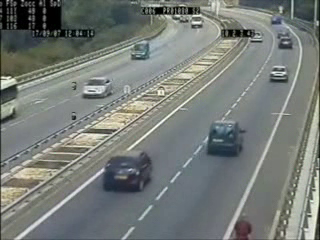
#> input picture frame 75 of Raj Vaibhav Dubey/Car Detection/video.avi, 320 x 240 px
$ python detection_car_1.py
#> lines starting #> are read from the running program, lines starting #| are printed output that depends on the picture; after the words box and inside, x2 and y2 are one past the last pixel; in counts of white or black regions, pixels touching at a corner belong together
# -*- coding: utf-8 -*-

import cv2
cascade_src = 'cars.xml'

video_src = 'video.avi'

cap = cv2.VideoCapture(video_src)
fgbg = cv2.createBackgroundSubtractorMOG2()
car_cascade = cv2.CascadeClassifier(cascade_src)


while True:
    ret, img = cap.read()
#> img is the input picture: shape (240, 320, 3); mean B, G, R 120, 123.9, 118.8
    fgbg.apply(img)
    if (type(img) == type(None)):
        break
    gray = cv2.cvtColor(img, cv2.COLOR_BGR2GRAY)

    cars = car_cascade.detectMultiScale(gray, 1.1, 2)
#> cars = [[265, 8, 24, 24], [257, 55, 40, 40], [74, 74, 36, 36], [115, 29, 44, 44], [95, 151, 58, 58], [191, 110, 66, 66]]


    for (x,y,w,h) in cars:
        cv2.rectangle(img,(x,y),(x+w,y+h),(0,255,255),2)
#> this loop made 6 passes
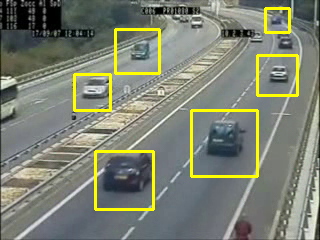
#> img: shape (240, 320, 3); 4.16% of pixels changed, all inside (x1, y1, x2, y2) = (73, 7, 299, 211)

    cv2.imshow('video', img)


    if cv2.waitKey(33) == 27:
#> (key Esc is pressed here)
        break

cv2.destroyAllWindows()

$ run again, starting later in the video
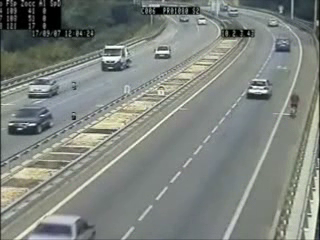
#> input picture frame 337 of Raj Vaibhav Dubey/Car Detection/video.avi, 320 x 240 px
#> img is the input picture: shape (240, 320, 3); mean B, G, R 126.3, 131.7, 126
#> `gray = cv2.cvtColor(img, cv2.COLOR_BGR2GRAY)`:
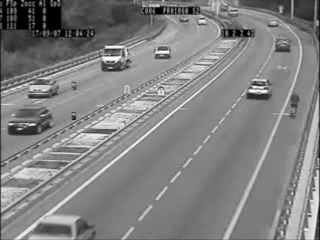
#> gray: shape (240, 320); min 0, max 254, mean 129.4
#> cars = [[271, 34, 23, 23], [150, 42, 24, 24], [239, 72, 40, 40], [2, 105, 42, 42], [84, 32, 55, 55]]
#> the loop `for (x,y,w,h) in cars:` made 5 passes
#> after the loop `for (x,y,w,h) in cars:`:
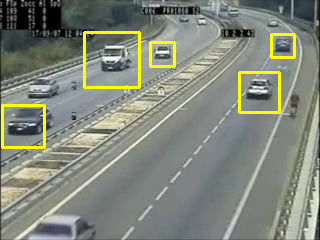
#> img: shape (240, 320, 3); 2.85% of pixels changed, all inside (x1, y1, x2, y2) = (1, 31, 296, 149)

$ run again, starting later in the video
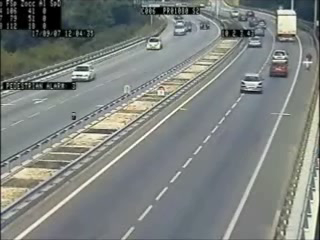
#> input picture frame 600 of Raj Vaibhav Dubey/Car Detection/video.avi, 320 x 240 px
#> img is the input picture: shape (240, 320, 3); mean B, G, R 126.6, 129.8, 124.9
#> `gray = cv2.cvtColor(img, cv2.COLOR_BGR2GRAY)`:
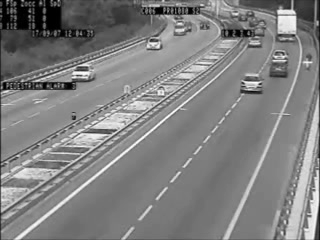
#> gray: shape (240, 320); min 0, max 254, mean 127.9
#> cars = [[243, 32, 23, 23], [265, 60, 26, 26], [238, 73, 29, 29], [27, 47, 61, 61]]
#> the loop `for (x,y,w,h) in cars:` made 4 passes
#> after the loop `for (x,y,w,h) in cars:`:
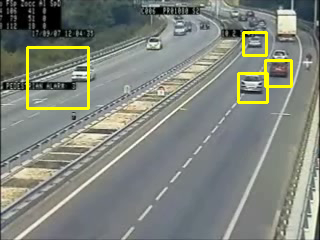
#> img: shape (240, 320, 3); 2.11% of pixels changed, all inside (x1, y1, x2, y2) = (26, 31, 293, 110)
